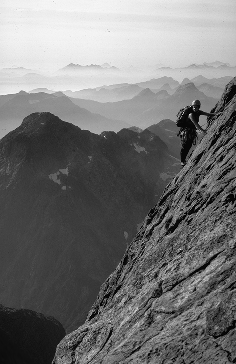
%> input picture code/program/climber.tiff, 236 x 364 px
$ octave program_sub.m   (GNU Octave 9; MATLAB toolbox functions it lacks are replaced by stand-ins)
%> lines starting %> are read from the running program, lines starting %| are printed output that depends on the picture; in (x1, y1, x2, y2) boxes, pixels count from 0 and x2, y2 are one past the last pixel; in counts of white or black regions, pixels touching at a corner belong together; the program's own positions count from 1
pic=imread('climber.tiff');
%> pic is the input picture: size 364x236x3 uint8; min 0, max 248, mean 115.7
close all
gray_pic=rgb2gray(pic);
gray_pic=gray_pic*(255/248);
figure;
imshow(pic);
Gx=conv2(gray_pic,[-1,1],'same');
% figure;
% imshow(Gx);

Gy=conv2(gray_pic,[-1;1],'same');

% figure;
% imshow(Gy);

G=sqrt(Gx.^2+Gy.^2);
G=G*255/330;
max(G(:))
%> ans = 247.5

%  figure;
%  imshow(G/255);


for x=1:364
    for y=1:236
        if (G(x,y)>10)
            G(x,y)=255;
        else
            G(x,y)=0;
        end
    end
end
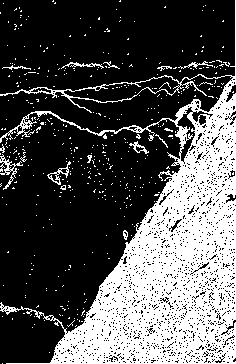
%> G: size 364x236 double; 32.4% white; 445 white regions (431 under 20 px), largest, box (x1, y1, x2, y2) and area: (0, 0, 236, 364) 26130, (0, 154, 23, 190) 202, (47, 161, 71, 185) 124
% figure;imshow(G)

sigma=2;
halfwid=3*sigma;
[xx,yy]=meshgrid(-halfwid:halfwid,-halfwid:halfwid);
tmp=exp(-1/(2*sigma^2)*(xx.^2+yy.^2));
tmp=tmp./25;

gx=exp(-1/(2*sigma^2)*xx.^2);
hy=exp(-1/(2*sigma^2)*yy.^2);
fxy=conv2(gray_pic,gx*hy,'same');

figure;
imshow(fxy/255/25);
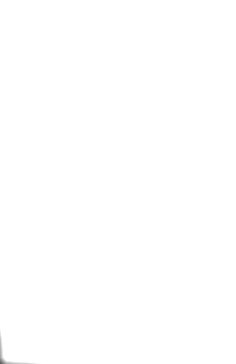
%> displayed picture: size 364x236, on the screen's scale of 0 to 255; min 89, max 255, mean 254.9


figure;
surf(tmp);
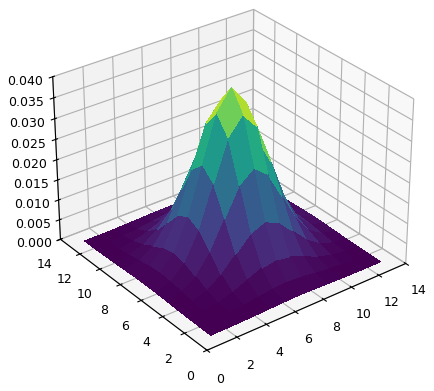
%> figure redrawn from the program's plot data

GB=conv2(gray_pic,tmp,'same');
figure;

imshow(GB/255);
GBx=conv2(GB,[-1,1],'same');
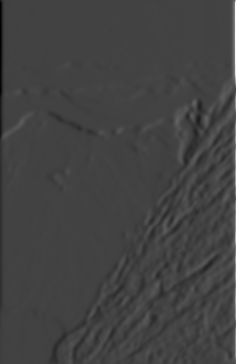
%> GBx: size 364x236 double; min -43.29, max 122.9, mean 0.3; drawn with min black and max white
GBy=conv2(GB,[-1;1],'same');
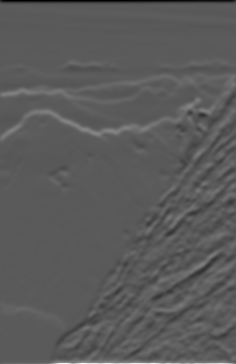
%> GBy: size 364x236 double; min -44.26, max 80.91, mean 0.4; drawn with min black and max white
GBsum=sqrt(GBx.^2+GBy.^2);
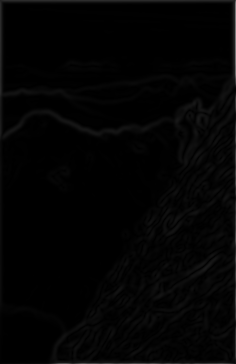
%> GBsum: size 364x236 double; min 0.00505, max 122.9, mean 3.9
GBsum=GBsum*255/123;
max(GBsum(:))
%> ans = 254.9
figure;
imshow(GBsum/255);
for x=1:364
    for y=1:236
        if (GBsum(x,y)>10)
            GBsum(x,y)=255;
        else
            GBsum(x,y)=0;
        end
    end
end
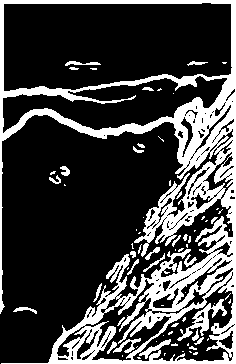
%> GBsum: size 364x236 double; 25.3% white; 71 white regions (46 under 20 px), largest, box (x1, y1, x2, y2) and area: (0, 0, 236, 364) 19759, (177, 299, 227, 341) 499, (113, 338, 141, 353) 144
imshow(GBsum/255);
combine_x=tmp;
combine_y=tmp;
%
% combine_kernel=[-0.00391,-0.01563,-0.02344,-0.01563,-0.00391;
%     -0.01563,-0.06250,-0.09375,-0.06250,-0.01563;
%     -0.02344,-0.09375,1.85980,-0.09375,-0.02344;
%     -0.01563,-0.06250,-0.09375,-0.06250,-0.01563;
%     -0.0391,-0.01563,-0.02344,-0.01563,-0.00391];
%> (the run ends here)
